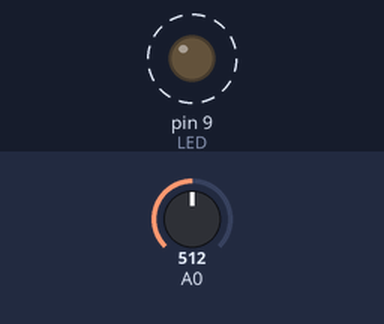
The sketch below on a simulated Arduino Uno, built with avr-gcc and run on an emulated ATmega328P. Parts: output pins drawn as LEDs (lit = HIGH). Dashed ring = blinking. Inputs (shaded band) come from the test bench; at power-on: A0 = 512.

Above: at 1.8 s.
1.9 s: A0 set to 0
At 3.3 s:
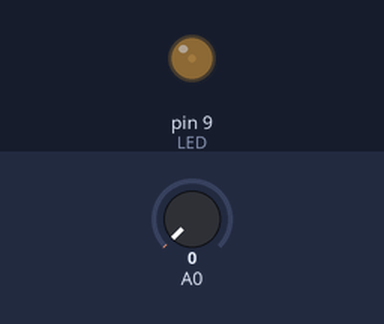
3.6 s: A0 set to 122
At 3.9 s:
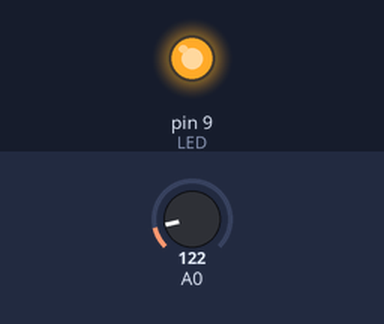
Timing chart, 0 to 13.1 s (numbered marks = the images above; inputs shaded):
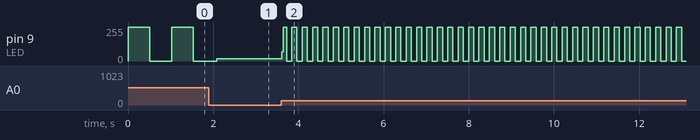

The sketch:

light-sensor1.ino
```cpp
const int LED = 9;

int val = 0;

void setup() {
pinMode(LED,OUTPUT);
}

void loop() {
val = analogRead(0);

digitalWrite(LED,HIGH);

delay(val);

digitalWrite(LED,LOW);

delay(val);

}
```

Measured:
- after the input at 3.6 s, pin 9 (LED): 18/255 → 69/255 at once, then moves between 0/255 and 255/255, repeating every 0.24 s
- by itself, pin 9 (LED): alternates 255/255 for 0.51 s and 0/255 for 0.51 s
